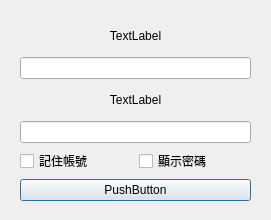
<?xml version="1.0" encoding="UTF-8"?>
<ui version="4.0">
 <class>Dialog</class>
 <widget class="QDialog" name="Dialog">
  <property name="geometry">
   <rect>
    <x>0</x>
    <y>0</y>
    <width>271</width>
    <height>220</height>
   </rect>
  </property>
  <property name="windowTitle">
   <string>Dialog</string>
  </property>
  <widget class="QWidget" name="verticalLayoutWidget">
   <property name="geometry">
    <rect>
     <x>20</x>
     <y>20</y>
     <width>231</width>
     <height>181</height>
    </rect>
   </property>
   <layout class="QVBoxLayout" name="verticalLayout">
    <item>
     <widget class="QLabel" name="InputID">
      <property name="text">
       <string>TextLabel</string>
      </property>
      <property name="alignment">
       <set>Qt::AlignCenter</set>
      </property>
     </widget>
    </item>
    <item>
     <widget class="QLineEdit" name="ID">
      <property name="focusPolicy">
       <enum>Qt::StrongFocus</enum>
      </property>
      <property name="alignment">
       <set>Qt::AlignCenter</set>
      </property>
     </widget>
    </item>
    <item>
     <widget class="QLabel" name="InputPW">
      <property name="text">
       <string>TextLabel</string>
      </property>
      <property name="alignment">
       <set>Qt::AlignCenter</set>
      </property>
     </widget>
    </item>
    <item>
     <widget class="QLineEdit" name="PW">
      <property name="echoMode">
       <enum>QLineEdit::Password</enum>
      </property>
      <property name="alignment">
       <set>Qt::AlignCenter</set>
      </property>
     </widget>
    </item>
    <item>
     <layout class="QHBoxLayout" name="horizontalLayout">
      <item>
       <widget class="QCheckBox" name="RemberID">
        <property name="text">
         <string>記住帳號</string>
        </property>
       </widget>
      </item>
      <item>
       <widget class="QCheckBox" name="ShowPW">
        <property name="text">
         <string>顯示密碼</string>
        </property>
       </widget>
      </item>
     </layout>
    </item>
    <item>
     <widget class="QPushButton" name="Login">
      <property name="focusPolicy">
       <enum>Qt::TabFocus</enum>
      </property>
      <property name="text">
       <string>PushButton</string>
      </property>
     </widget>
    </item>
   </layout>
  </widget>
 </widget>
 <resources/>
 <connections/>
</ui>
